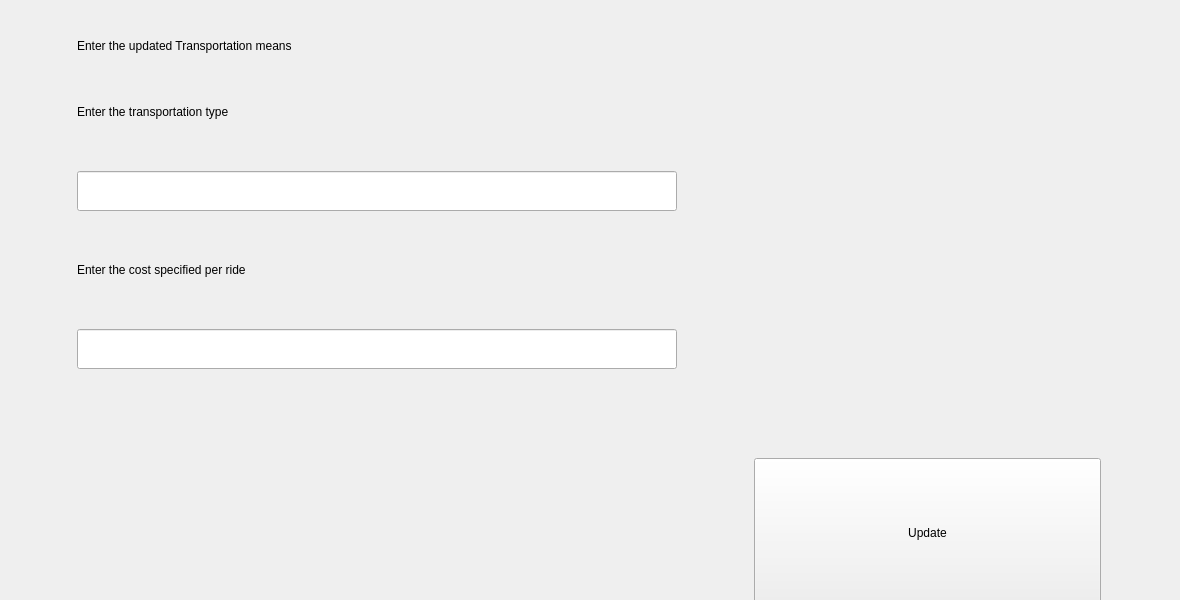
<?xml version="1.0" encoding="UTF-8"?>
<ui version="4.0">
 <class>updatingTransportation</class>
 <widget class="QWidget" name="updatingTransportation">
  <property name="geometry">
   <rect>
    <x>0</x>
    <y>0</y>
    <width>1180</width>
    <height>600</height>
   </rect>
  </property>
  <property name="minimumSize">
   <size>
    <width>1180</width>
    <height>600</height>
   </size>
  </property>
  <property name="windowTitle">
   <string>Form</string>
  </property>
  <layout class="QGridLayout" name="gridLayout">
   <property name="leftMargin">
    <number>0</number>
   </property>
   <property name="topMargin">
    <number>0</number>
   </property>
   <property name="rightMargin">
    <number>0</number>
   </property>
   <property name="bottomMargin">
    <number>0</number>
   </property>
   <property name="spacing">
    <number>0</number>
   </property>
   <item row="0" column="0">
    <widget class="QWidget" name="widget" native="true">
     <layout class="QGridLayout" name="gridLayout_2">
      <property name="leftMargin">
       <number>0</number>
      </property>
      <property name="topMargin">
       <number>0</number>
      </property>
      <property name="rightMargin">
       <number>0</number>
      </property>
      <property name="bottomMargin">
       <number>0</number>
      </property>
      <property name="spacing">
       <number>0</number>
      </property>
      <item row="2" column="0">
       <widget class="QLineEdit" name="TransportationType">
        <property name="sizePolicy">
         <sizepolicy hsizetype="Fixed" vsizetype="Fixed">
          <horstretch>0</horstretch>
          <verstretch>0</verstretch>
         </sizepolicy>
        </property>
        <property name="minimumSize">
         <size>
          <width>20</width>
          <height>20</height>
         </size>
        </property>
        <property name="maximumSize">
         <size>
          <width>700</width>
          <height>40</height>
         </size>
        </property>
       </widget>
      </item>
      <item row="0" column="0">
       <widget class="QLabel" name="title">
        <property name="sizePolicy">
         <sizepolicy hsizetype="Preferred" vsizetype="Fixed">
          <horstretch>0</horstretch>
          <verstretch>0</verstretch>
         </sizepolicy>
        </property>
        <property name="text">
         <string>Enter the updated Transportation means</string>
        </property>
        <property name="margin">
         <number>20</number>
        </property>
       </widget>
      </item>
      <item row="5" column="1">
       <widget class="QPushButton" name="Update">
        <property name="sizePolicy">
         <sizepolicy hsizetype="Fixed" vsizetype="Preferred">
          <horstretch>0</horstretch>
          <verstretch>0</verstretch>
         </sizepolicy>
        </property>
        <property name="minimumSize">
         <size>
          <width>347</width>
          <height>150</height>
         </size>
        </property>
        <property name="maximumSize">
         <size>
          <width>70</width>
          <height>50</height>
         </size>
        </property>
        <property name="text">
         <string>Update</string>
        </property>
       </widget>
      </item>
      <item row="3" column="0">
       <widget class="QLabel" name="TransportationCostLabel">
        <property name="maximumSize">
         <size>
          <width>650</width>
          <height>40</height>
         </size>
        </property>
        <property name="text">
         <string>Enter the cost specified per ride</string>
        </property>
       </widget>
      </item>
      <item row="1" column="0">
       <widget class="QLabel" name="TransportationTypeLabel">
        <property name="sizePolicy">
         <sizepolicy hsizetype="Fixed" vsizetype="Fixed">
          <horstretch>0</horstretch>
          <verstretch>0</verstretch>
         </sizepolicy>
        </property>
        <property name="maximumSize">
         <size>
          <width>600</width>
          <height>40</height>
         </size>
        </property>
        <property name="text">
         <string>Enter the transportation type </string>
        </property>
       </widget>
      </item>
      <item row="4" column="0">
       <widget class="QLineEdit" name="TransportationCost">
        <property name="sizePolicy">
         <sizepolicy hsizetype="Fixed" vsizetype="Fixed">
          <horstretch>0</horstretch>
          <verstretch>0</verstretch>
         </sizepolicy>
        </property>
        <property name="minimumSize">
         <size>
          <width>20</width>
          <height>20</height>
         </size>
        </property>
        <property name="maximumSize">
         <size>
          <width>700</width>
          <height>40</height>
         </size>
        </property>
       </widget>
      </item>
     </layout>
    </widget>
   </item>
  </layout>
 </widget>
 <resources/>
 <connections/>
</ui>
